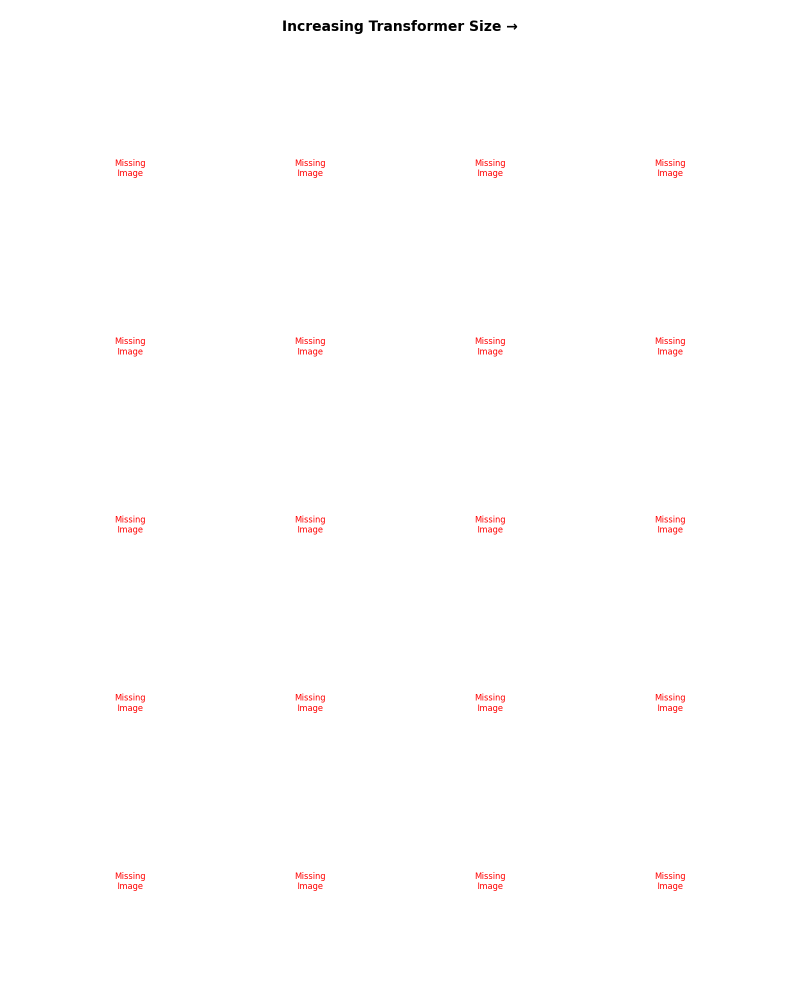
#> input picture transformer_sizes.png, 1600 x 2000 px (shown at 1/2 size)
$ python pack_images.py . 5
#> lines starting #> are read from the running program, lines starting #| are printed output that depends on the picture
"""
modified from https://github.com/facebookresearch/DiT/blob/main/sample_ddp.py
"""

from tqdm import tqdm
import numpy as np
from PIL import Image
import os
IM_SIZE = 256
def center_crop_arr(pil_image, image_size):
    """
    Center cropping implementation from ADM.
    https://github.com/openai/guided-diffusion/blob/8fb3ad9197f16bbc40620447b2742e13458d2831/guided_diffusion/image_datasets.py#L126
    """
    if pil_image.size == (image_size, image_size):
        return pil_image
    while min(*pil_image.size) >= 2 * image_size:
        pil_image = pil_image.resize(
            tuple(x // 2 for x in pil_image.size), resample=Image.Resampling.BOX
        )

    scale = image_size / min(*pil_image.size)
    pil_image = pil_image.resize(
        tuple(round(x * scale) for x in pil_image.size), resample=Image.Resampling.BICUBIC
    )

    arr = np.array(pil_image)
    crop_y = (arr.shape[0] - image_size) // 2
    crop_x = (arr.shape[1] - image_size) // 2
    return Image.fromarray(arr[crop_y: crop_y + image_size, crop_x: crop_x + image_size])
def create_npz_from_sample_folder(sample_dir, num=50_000):
    """
    Builds a single .npz file from a folder of .png samples.
    """
#> called with sample_dir = '.', num = 50000
    if sample_dir[-1] == '/':
        sample_dir = sample_dir[:-1] # remove trailing slash
    samples = []
    # get all imgs under sample_dir (recursively)
    imgs = []
    img_suffix = ('.png', '.jpg', '.jpeg')
    for root, dir , files in os.walk(sample_dir):
        for file in files:
            if file.lower().endswith(img_suffix):
                # append absolute path
                imgs.append(os.path.join(root, file))
    #filter out non-image files
    print(f"Found {len(imgs)} valid images in {sample_dir}.")
    num = min(num, len(imgs))
    for i in tqdm(range(num), desc="Building .npz file from samples"):
        img_path = imgs[i]
        sample_pil = Image.open(img_path).convert("RGB")
        sample_pil = center_crop_arr(sample_pil, IM_SIZE)
#> the loop in center_crop_arr, `while min(*pil_image.size) >= 2 * image_size:` made 8 passes
#> pass 1, in center_crop_arr, `pil_image = pil_image.resize( tuple(x // 2 for x in pil_image.size), r..`:
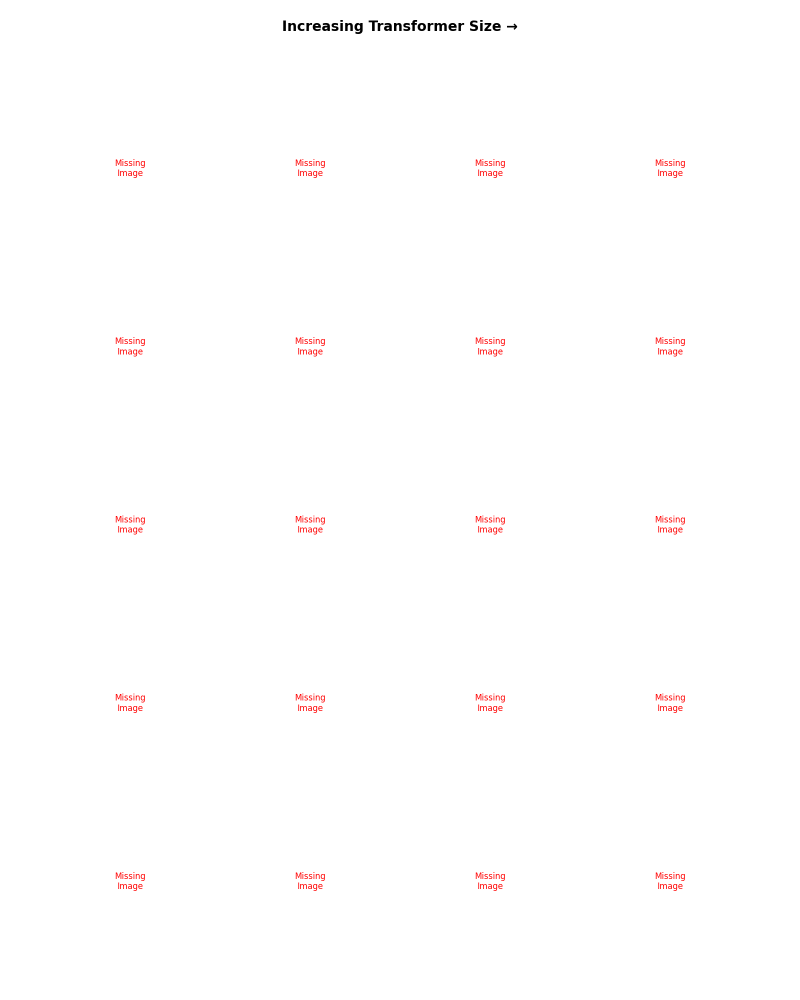
#> pil_image: PIL image 800x1000 RGB; mean R, G, B 254.7, 253.9, 253.9
        sample_np = np.asarray(sample_pil).astype(np.uint8)
        samples.append(sample_np)
#> pass 2 of the loop in create_npz_from_sample_folder, `for i in tqdm(range(num), desc="Building .npz file from samples"):`:
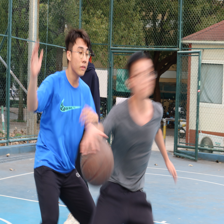
#> input picture test.png, 224 x 224 px
#> in create_npz_from_sample_folder, sample_pil is the input picture: PIL image 224x224 RGB; mean R, G, B 109.9, 117.1, 121.5
#> the loop in center_crop_arr (call 2), `while min(*pil_image.size) >= 2 * image_size:` made 5 passes
#> pass 1, in center_crop_arr (call 2), `pil_image = pil_image.resize( tuple(x // 2 for x in pil_image.size), r..`:
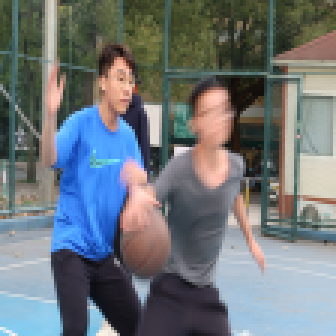
#> pil_image: PIL image 112x112 RGB (shown 3 times larger); mean R, G, B 110.4, 117.6, 122
#> pass 3, in center_crop_arr (call 2), `pil_image = pil_image.resize( tuple(x // 2 for x in pil_image.size), r..`:
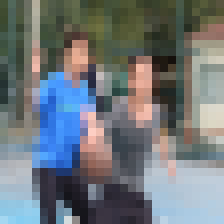
#> pil_image: PIL image 28x28 RGB (shown 8 times larger); mean R, G, B 111.4, 118.6, 123
    samples = np.stack(samples)
    assert samples.shape == (num, samples.shape[1], samples.shape[2], 3)
    npz_path = f"{sample_dir}.npz"
    np.savez(npz_path, arr_0=samples)
    print(f"Saved .npz file to {npz_path} [shape={samples.shape}].")
#| Saved .npz file to ..npz [shape=(2, 5, 5, 3)].
    return npz_path
import sys

def main():
    if len(sys.argv) != 2 and len(sys.argv) != 3:
        print("Usage: python pack_images.py <sample_dir>")
        sys.exit(1)
    sample_dir = sys.argv[1]
    im_size = 256 if len(sys.argv) == 2 else int(sys.argv[2])
    globals()['IM_SIZE'] = im_size
    assert os.path.isdir(sample_dir), f"Invalid directory: {sample_dir}"
    print(f"Creating .npz file from images in {sample_dir}, IM_SIZE={IM_SIZE}")
    create_npz_from_sample_folder(sample_dir)

if __name__ == "__main__":
    main()
